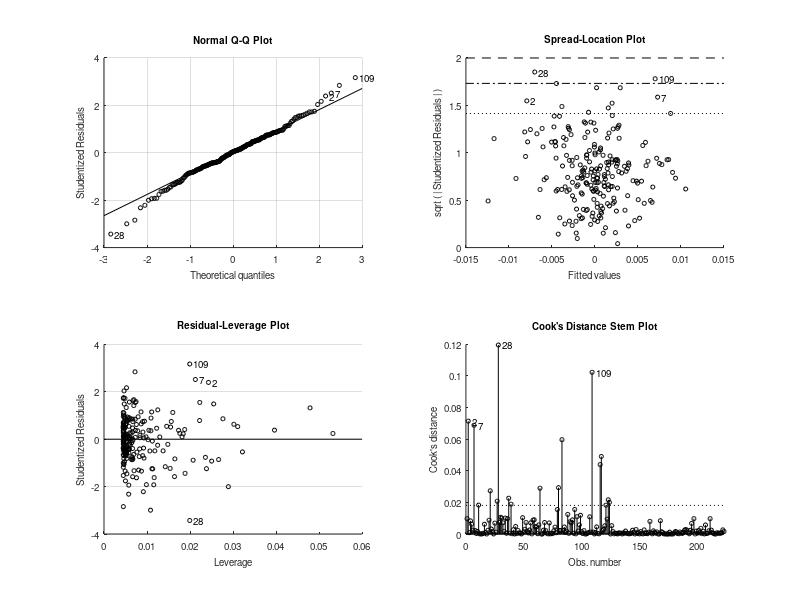
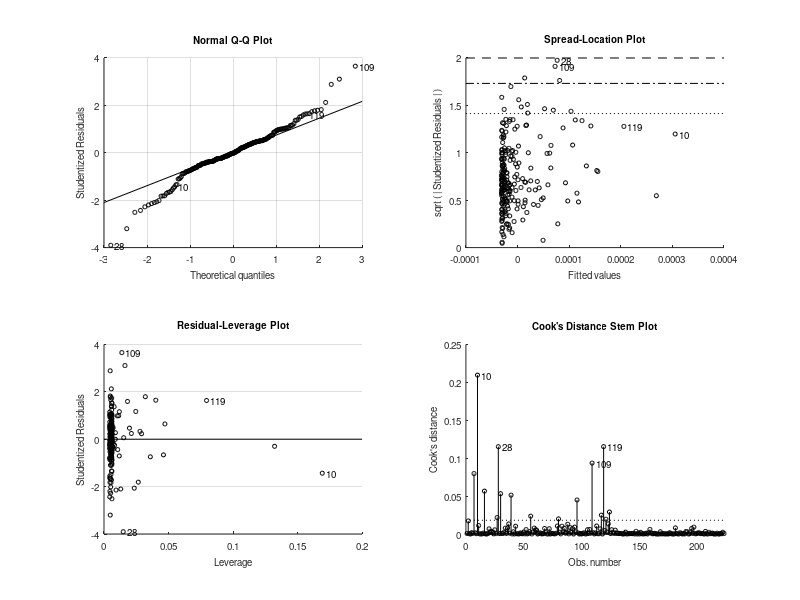

Write MATLAB code to recreate these figures, in order. (Note: this script raises an error after producing the figures.)
%% Setup
clc
clear all
close all
addpath(genpath('./functions'));
addpath(genpath('./data'));

%% Load and Prepare Data
load('data.mat')

date = MertensRavnData(2:end,1);
y = MertensRavnData(2:end,2:4);
z = MertensRavnData(2:end,6);

y = y(:,[3 2 1]);  % Reorder columns

%% Analyze Instrument Properties
fprintf('Skewness of z: %.4f\n', skewness(z))
fprintf('Kurtosis of z: %.4f\n', kurtosis(z))

%% VAR Estimation
lags = 4;
[T, n] = size(y);

% Prepare data for VAR
Y0 = y(1:lags,:);  % Initial conditions
shortY = y(lags+1:end,:);

dummy = zeros(T,1);
dummy(102) = 1;

tmpY = [Y0(end-lags+1:end,:); shortY];
X = zeros(T-lags, n*lags);
for i = 1:lags
    X(:, (lags-i+1)*n-n+1:(lags-i+1)*n) = tmpY(lags-i+1:end-i,:);
end

Xexo = [ones(T-lags,1), dummy(lags+1:end), (1:T-lags)', (1:T-lags).^2'];
X = [X, Xexo];

% Estimate VAR
Atilde = (X \ shortY)';
u = shortY - X * Atilde';
z = z(lags+1:end,:);

% Prepare data for further analysis
z = z';
U_hat = u';

%% Relevance Tests
significance_level = 0.1;

% Linear relevance test
lhs = U_hat(1,:)';
rhs = z';
linear_model = fitlm(rhs, lhs);
disp('Linear Relevance Test:')
disp(linear_model)

% Quadratic relevance test
lhs = U_hat(1,:)';
rhs = z.^2';
quadratic_model = fitlm(rhs, lhs);
disp('Quadratic Relevance Test:')
disp(quadratic_model)

% Detailed relevance tests for each variable
disp('Detailed Relevance Tests:')
for ik = 1:n
    inam = sprintf('r%d', ik);
    olsEst.(inam) = olsest(z', U_hat(ik,:)', true, true);
    
    fprintf('Variable %d:\n', ik)
    fprintf('  F-stat: %4.3f, p-value: %4.3f\n', olsEst.(inam).F, olsEst.(inam).Fpval)
    fprintf('  F-stat (robust): %4.3f, p-value: %4.3f\n', olsEst.(inam).Frobust, olsEst.(inam).Frobustpval)
    fprintf('  R^2: %4.3f, R^2 (adj): %4.3f\n', olsEst.(inam).R2, olsEst.(inam).R2adj)
end

% Detailed relevance tests (z^2) for each variable
disp('Detailed Relevance Tests (z^2):')
for ik = 1:n
    inam = sprintf('r%d', ik);
    olsEst.(inam) = olsest(z.^2', U_hat(ik,:)', true, true);
    
    fprintf('Variable %d:\n', ik)
    fprintf('  F-stat: %4.3f, p-value: %4.3f\n', olsEst.(inam).F, olsEst.(inam).Fpval)
    fprintf('  F-stat (robust): %4.3f, p-value: %4.3f\n', olsEst.(inam).Frobust, olsEst.(inam).Frobustpval)
    fprintf('  R^2: %4.3f, R^2 (adj): %4.3f\n', olsEst.(inam).R2, olsEst.(inam).R2adj)
end

 %% Initial Parameter Estimation
T = length(z);

% Estimate theta for z
step = U_hat * z' / T;
step2 = step / step(1);
theta_z = step2(2:end);

% Estimate theta for z^2
step = U_hat * z.^2' / T;
step2 = step / step(1);
theta_z2 = step2(2:end);

fprintf('Initial theta estimates:\n')
fprintf('theta_z:  '); fprintf('%8.4f ', theta_z); fprintf('\n')
fprintf('theta_z2: '); fprintf('%8.4f ', theta_z2); fprintf('\n\n')

%% Optimization Setup
options = optimoptions('fminunc', 'Display', 'off', 'OptimalityTolerance', 1e-10, ...
                       'StepTolerance', 1e-10, 'MaxIterations', 1000);

% Initial optimization without optimal weighting
W_initial = pinv(diag(diag(f_04(theta_z, U_hat, z) * f_04(theta_z, U_hat, z)' / size(U_hat, 2))));
loss_func_initial = @(theta) mean(f_04(theta, U_hat, z), 2)' * W_initial * mean(f_04(theta, U_hat, z), 2);
[theta_est_initial, ~] = fminunc(loss_func_initial, theta_z, options);

% Optimization with optimal weighting
W_optimal = pinv(f_04(theta_est_initial, U_hat, z) * f_04(theta_est_initial, U_hat, z)' / size(U_hat, 2));
loss_func_optimal = @(theta) mean(f_04(theta, U_hat, z), 2)' * W_optimal * mean(f_04(theta, U_hat, z), 2);
[theta_est_optimal, ~] = fminunc(loss_func_optimal, theta_est_initial, options);

thetastart = theta_est_optimal;

fprintf('Optimized theta estimate:\n')
fprintf('theta_est: '); fprintf('%8.4f ', thetastart); fprintf('\n\n')

%% Estimation and J-Test
[J_statistic, p_value, theta_est] = EstAndJTest_03(U_hat, z, thetastart);

fprintf('Standard GMM Estimation Results:\n')
fprintf('Estimated theta: '); fprintf('%8.4f ', theta_est); fprintf('\n')
fprintf('J-statistic: %8.4f\n', J_statistic)
fprintf('p-value: %8.4f\n', p_value)
fprintf('Reject H0 at %.1f%% level: %s\n\n', significance_level*100, ...
        logical2str(p_value < significance_level))

%% CUE Estimation (Non-conservative)
conservative = 'no';
[J_statistic_cue, p_value_cue, theta_est_cue] = EstAndJTest_03CUE(U_hat, z, thetastart, conservative);

fprintf('CUE Estimation Results (Non-conservative):\n')
fprintf('Estimated theta: '); fprintf('%8.4f ', theta_est_cue); fprintf('\n')
fprintf('J-statistic: %8.4f\n', J_statistic_cue)
fprintf('p-value: %8.4f\n', p_value_cue)
fprintf('Reject H0 at %.1f%% level: %s\n\n', significance_level*100, ...
        logical2str(p_value_cue < significance_level))

%% CUE Estimation (Conservative)
conservative = 'yes';
[J_statistic_cue_cons, p_value_cue_cons, theta_est_cue_cons] = EstAndJTest_03CUE(U_hat, z, thetastart, conservative);

fprintf('CUE Estimation Results (Conservative):\n')
fprintf('Estimated theta: '); fprintf('%8.4f ', theta_est_cue_cons); fprintf('\n')
fprintf('J-statistic: %8.4f\n', J_statistic_cue_cons)
fprintf('p-value: %8.4f\n', p_value_cue_cons)
fprintf('Reject H0 at %.1f%% level: %s\n\n', significance_level*100, ...
        logical2str(p_value_cue_cons < significance_level))

%% Estimation with Kurtosis
[J_statistic_kurt, p_value_kurt, theta_est_kurt] = EstAndJTest_03_wKurt(U_hat, z, thetastart);

fprintf('Estimation Results with Kurtosis:\n')
fprintf('Estimated theta: '); fprintf('%8.4f ', theta_est_kurt); fprintf('\n')
fprintf('J-statistic: %8.4f\n', J_statistic_kurt)
fprintf('p-value: %8.4f\n', p_value_kurt)
fprintf('Reject H0 at %.1f%% level: %s\n\n', significance_level*100, ...
        logical2str(p_value_kurt < significance_level))

%% CUE Estimation with Kurtosis (Non-conservative)
conservative = 'no';
[J_statistic_cue_kurt, p_value_cue_kurt, theta_est_cue_kurt] = EstAndJTest_03CUE_wKurt(U_hat, z, thetastart, conservative);

fprintf('CUE Estimation Results with Kurtosis (Non-conservative):\n')
fprintf('Estimated theta: '); fprintf('%8.4f ', theta_est_cue_kurt); fprintf('\n')
fprintf('J-statistic: %8.4f\n', J_statistic_cue_kurt)
fprintf('p-value: %8.4f\n', p_value_cue_kurt)
fprintf('Reject H0 at %.1f%% level: %s\n\n', significance_level*100, ...
        logical2str(p_value_cue_kurt < significance_level))

%% CUE Estimation with Kurtosis (Conservative)
conservative = 'yes';
[J_statistic_cue_kurt_cons, p_value_cue_kurt_cons, theta_est_cue_kurt_cons] = EstAndJTest_03CUE_wKurt(U_hat, z, thetastart, conservative);

fprintf('CUE Estimation Results with Kurtosis (Conservative):\n')
fprintf('Estimated theta: '); fprintf('%8.4f ', theta_est_cue_kurt_cons); fprintf('\n')
fprintf('J-statistic: %8.4f\n', J_statistic_cue_kurt_cons)
fprintf('p-value: %8.4f\n', p_value_cue_kurt_cons)
fprintf('Reject H0 at %.1f%% level: %s\n\n', significance_level*100, ...
        logical2str(p_value_cue_kurt_cons < significance_level))

%% Helper function
function str = logical2str(logic_val)
    if logic_val
        str = 'Yes';
    else
        str = 'No';
    end
end
